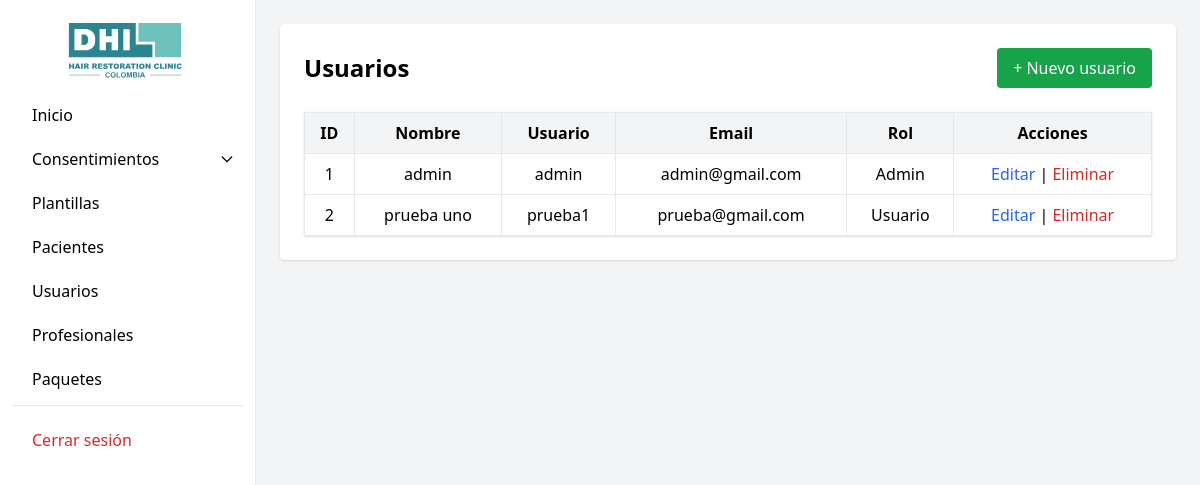
/usuarios (signed in), run on the app's committed database.
### tables this page shows
CREATE TABLE usuarios (
        id INTEGER PRIMARY KEY AUTOINCREMENT,
        nombre TEXT NOT NULL,
        email TEXT NOT NULL UNIQUE,
        usuario TEXT NOT NULL UNIQUE,
        password TEXT NOT NULL,
        rol TEXT DEFAULT 'usuario',
        sede_id INTEGER NOT NULL,
        FOREIGN KEY (sede_id) REFERENCES sedes(id)
    );

### app.py (the view)
@app.route("/usuarios")
def listar_usuarios():
    if "usuario" not in session:
        return redirect("/login")
    conn = get_db()
    cursor = conn.cursor()
    if session["rol"] == "superadmin":
        cursor.execute("""
        SELECT u.*, s.nombre AS sede
        FROM usuarios u
        JOIN sedes s ON u.sede_id = s.id
        """)
    else:
        cursor.execute("""
        SELECT * FROM usuarios
        WHERE sede_id = ?
        """, (session["sede_id"],))
    usuarios = cursor.fetchall()
    conn.close()
    return render_template("/usuarios/usuarioslista.html", usuarios=usuarios)

### database.py (called while the page is built)
def get_db():
    conn = sqlite3.connect("database.db")
    conn.row_factory = sqlite3.Row
    return conn

### templates/usuarios/usuarioslista.html
{% extends "base.html" %}
{% block contenido %}
<div class="max-auto bg-white p-6 rounded shadow">
<div class="flex justify-between items-center mb-6">
    <h1 class="text-2xl font-bold">Usuarios</h1>
    <a href="/usuarios/crear" class="bg-green-600 text-white px-4 py-2 rounded hover:bg-green-700">
        + Nuevo usuario
    </a>
</div>
<table class="w-full border-collapse bg-white shadow">
    <thead class="bg-gray-100">
        <tr>
            <th class="border p-2">ID</th>
            <th class="border p-2">Nombre</th>
            <th class="border p-2">Usuario</th>
            <th class="border p-2">Email</th>
            <th class="border p-2">Rol</th>
            <th class="border p-2">Acciones</th>
        </tr>
    </thead>
    <tbody>
        {% for u in usuarios %}
        <tr class="hover:bg-gray-50">
            <td class="border p-2 text-center">{{ u.id }}</td>
            <td class="border p-2 text-center">{{ u.nombre }}</td>
            <td class="border p-2 text-center">{{ u.usuario }}</td>
            <td class="border p-2 text-center">{{ u.email }}</td>
            <td class="border p-2 text-center capitalize">{{ u.rol }}</td>
            <td class="border p-2 text-center">
                <a href="/usuarios/editar/{{ u.id }}"
                   class="text-blue-600 hover:underline">Editar</a>
                |
                <a href="/usuarios/eliminar/{{ u.id }}"
                   class="text-red-600 hover:underline"
                   onclick="return confirm('¿Eliminar este usuario?');">Eliminar</a>
            </td>
        </tr>
        {% endfor %}
    </tbody>
</table>
</div>
{% endblock %}

### data on the page
usuarios: id "1", nombre "admin", usuario "admin", email "admin@gmail.com", rol "Admin"
usuarios: id "2", nombre "prueba uno", usuario "prueba1", email "prueba@gmail.com", rol "Usuario"
